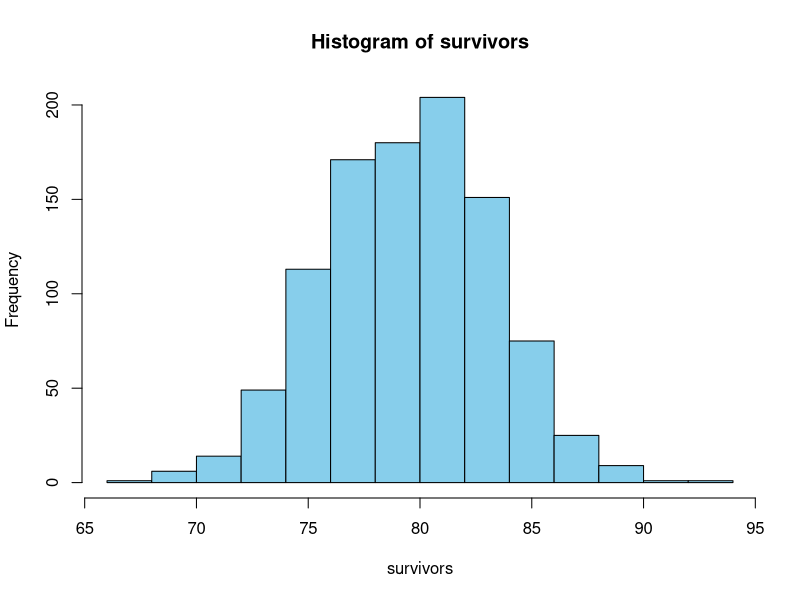
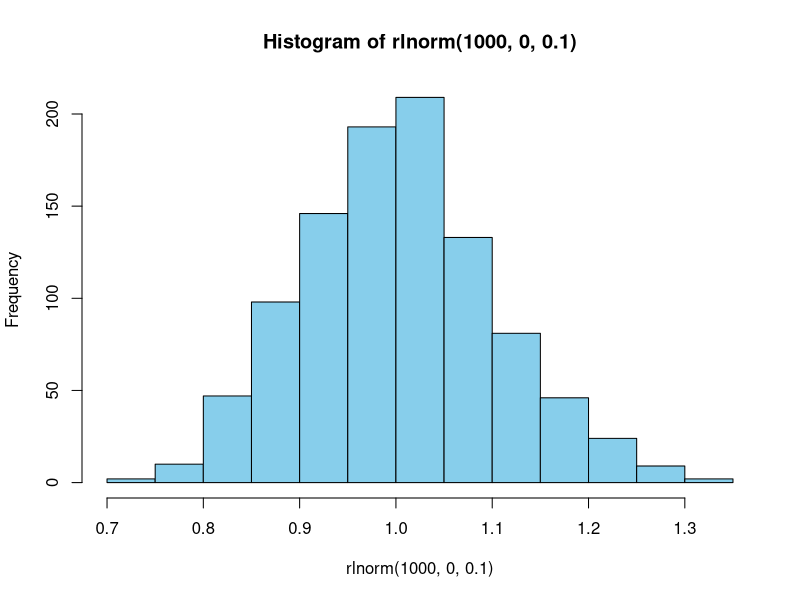
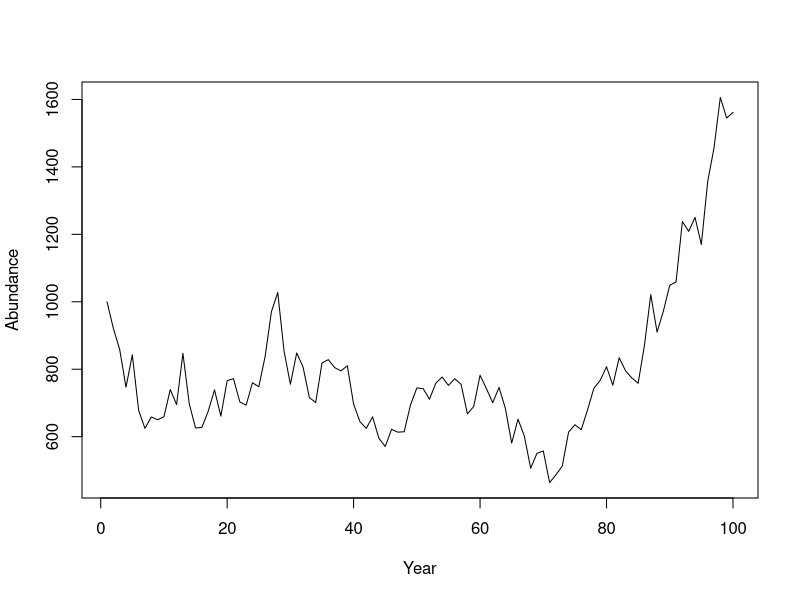
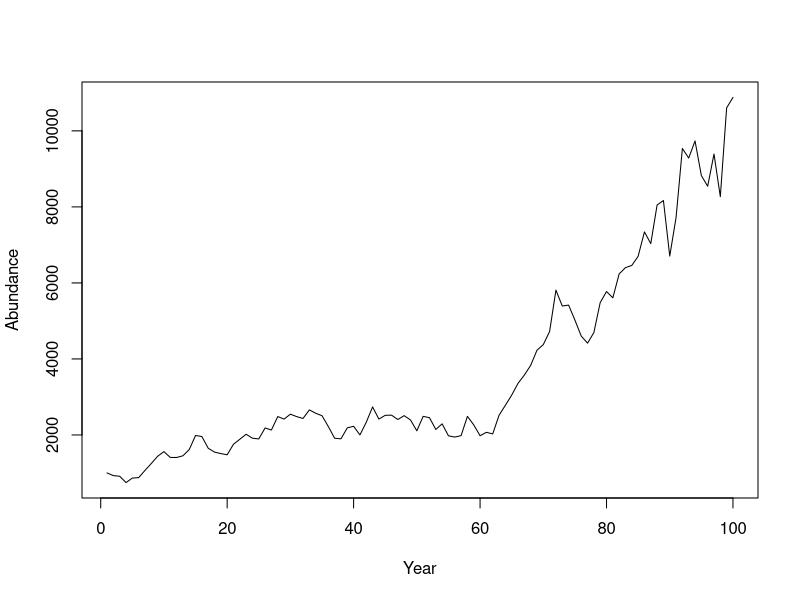
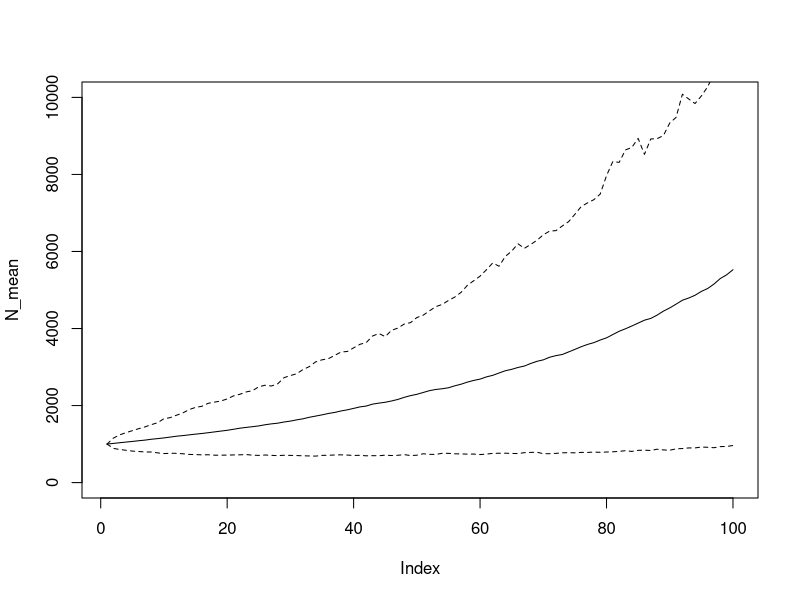
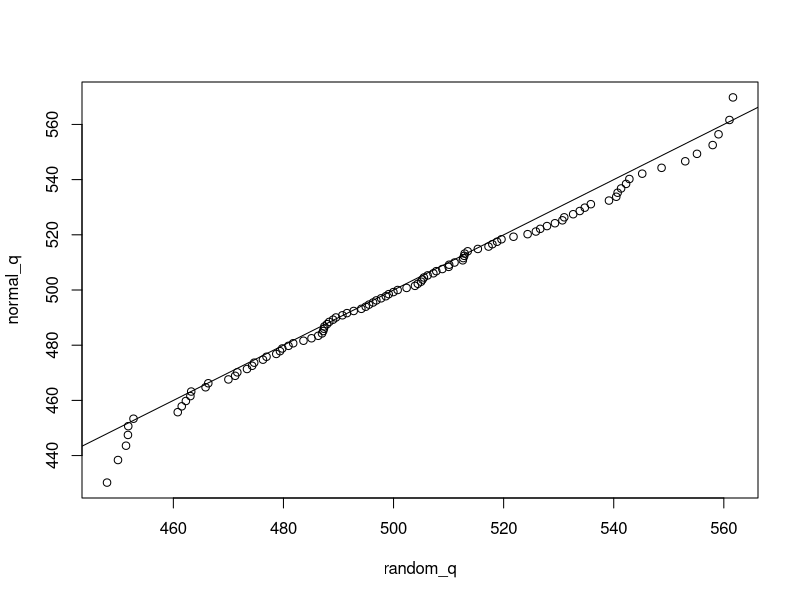
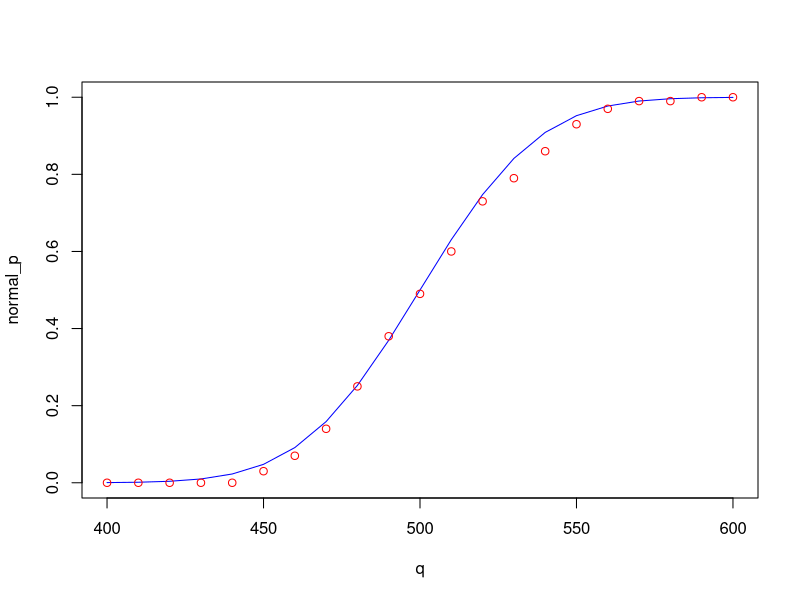

Recreate these plots in R, in order. (Note: this script raises an error after producing the figures.)
## ---- chunk 1
rm(list = ls(all = T))
knitr::opts_chunk$set(fig.align = "center")
## ---- chunk 2
rbinom(n = 1, size = 100, prob = 0.8)
## ---- chunk 3
survivors = rbinom(1000, 100, 0.8)
hist(survivors, col = "skyblue")
## ---- chunk 4
hist(rlnorm(1000, 0, 0.1), col = "skyblue")
## ---- chunk 5
sample(x = 1:10, size = 5)
## ---- chunk 6
sample(x = c("a", "b", "c"), size = 10, replace = T)
## ---- chunk 7
sample(x = c("live", "die"), size = 10, replace = T,
       prob = c(0.8, 0.2))
## ---- chunk 8
set.seed(1234)
rnorm(1)
## ---- chunk 9
x = rnorm(30, 500, 30)
## ---- chunk 10
means = replicate(n = 1000, expr = {
  x_i = sample(x, length(x), replace = T)
  mean(x_i)
})
## ---- chunk 11
se = function(x) sd(x)/sqrt(length(x))
mean(means); mean(x)
sd(means); se(x)
## ---- chunk 12
for (i in 1:5) {
  print(i^2)
}
## ---- chunk 13
for (i in 1:5) {
  i^2
}
## ---- chunk 14
results = numeric(5)
## ---- chunk 15
for (i in 1:5) {
  results[i]=i^2
}
results
## ---- chunk 16
nt = 100        # number of years
N = NULL       # container for abundance
N[1] = 1000    # first end-of-year abundance

for (t in 2:nt) {
  # N this year is N last year * growth *
    # randomness * fraction that survive harvest
  N[t] = (N[t-1] * 1.1 * rlnorm(1, 0, 0.1)) * (1 - 0.08)
}

# plot
plot(N, type = "l", pch = 15, xlab = "Year", ylab = "Abundance")
## ---- chunk 17
pop_sim = function(nt, grow, sd_grow, U, plot = F) {
  N = NULL 
  N[1] = 1000

  for (t in 2:nt) {
    N[t] = (N[t-1] * grow * rlnorm(1, 0, sd_grow)) * (1 - U)
  }
  
  if (plot) {
    plot(N, type = "l", pch = 15, xlab = "Year", ylab = "Abundance")
  }
  
  N
}
## ---- chunk 18
pop_sim(100, 1.1, 0.1, 0.08, T)
## ---- chunk 19
out = replicate(n = 1000, expr = pop_sim(100, 1.1, 0.1, 0.08, F))
## ---- chunk 20
N_mean = apply(out, 1, mean)
N_mean[1:10]
## ---- chunk 21
N_quants = apply(out, 1, function(x) quantile(x, c(0.1, 0.9)))

plot(N_mean, type = "l", ylim = c(0, 10000))
lines(N_quants[1,], lty = 2)
lines(N_quants[2,], lty = 2)
## ---- chunk 22
out10 = ifelse(out[10,] < 1000, "less10", "greater10")
table(out10)
## ---- chunk 23
out20 = ifelse(out[20,] < 1100, "less20", "greater20")
table(out20)
## ---- chunk 24
table(out10, out20)
## ---- chunk 25
round(table(out10, out20)/1000, 2)
## ---- chunk 26
mu = 500; sig = 30
## ---- chunk 27
random = rnorm(100, mu, sig)
## ---- chunk 28
p = seq(0.01, 0.99, 0.01)

random_q = quantile(random, p)
normal_q = qnorm(p, mu, sig)

plot(normal_q ~ random_q); abline(c(0,1))
## ---- chunk 29
q = seq(400, 600, 10)

random_cdf = ecdf(random)
random_p = random_cdf(q)
normal_p = pnorm(q, mu, sig)

plot(normal_p ~ q, type = "l", col = "blue")
points(random_p ~ q, col = "red")
## ---- chunk 30
sim_fit = function(n, p_old = 0.10, p_new = 0.25) {
  
  ### step 1: create the data ###
  # generate random response data
  dead_old = rbinom(n, size = 1, prob = p_old)
  dead_new = rbinom(n, size = 1, prob = p_new)
  
  # create the predictor variable
  method = rep(c("old", "new"), each = n)
  
  # create a data.frame to pass to glm
  df = data.frame(dead = c(dead_old, dead_new), method = method)
  
  # relevel so old is the reference
  df$method = relevel(df$method, ref = "old")
  
  ### step 2: fit the model ###
  fit = glm(dead ~ method, data = df, family = binomial)
  
  ### step 3: determine if a sig. p-value was found ###
  # extract the p-value
  pval = summary(fit)$coef[2,4]
  
  # determine if it was found to be significant
  pval < 0.05
}
## ---- chunk 31
I = 10  # the number of replicates at each sample size

n_try = seq(10, 50, 10)  # the test sample sizes
N = length(n_try)      # count them

# container: 
out = matrix(NA, I, N) # matrix with I rows and N columns

for (n in 1:N) {
  for (i in 1:I) {
    out[i,n] = sim_fit(n = n_try[n])
  }
}
## ---- chunk 32
plot(apply(out, 2, mean) ~ n_try, type = "l",
     xlab = "Tagged Fish per Treatment",
     ylab = "Probability of Finding Effect (Power)")
## ---- chunk 33
sim_fit = function(n, p_old = 0.10, p_new = 0.25) {
  
  # create the data
  dead_old = rbinom(n, size = 1, prob = p_old)
  dead_new = rbinom(n, size = 1, prob = p_new)
  
  # create the predictor variable
  method = rep(c("old", "new"), each = n)
  
  # create a data.frame to pass to glm
  df = data.frame(dead = c(dead_old, dead_new), method = method)
  
  # relevel so old is the reference
  df$method = relevel(df$method, ref = "old")
  
  # fit the model
  fit = glm(dead ~ method, data = df, family = binomial)
  
    ### step 3: determine if a sig. p-value was found ###
  # extract the p-value
  pval = summary(fit)$coef[2,4]
  
  # determine if it was found to be significant
  sig_pval = pval < 0.05
  
  # obtain the estimated mortality rate for the new method
  p_new_est = predict(fit, data.frame(method = c("new")),
                      type = "response")
  
  # determine if it is +/- 5% from the true value
  prc_est = p_new_est >= (p_new - 0.05) & p_new_est <= (p_new + 0.05)
  
  # return a vector with these two elements
  c(sig_pval = sig_pval, prc_est = unname(prc_est))
}

# run the analysis
I = 10  # the number of replicates at each sample size

n_try = seq(10, 50, 10)  # the test sample sizes
N = length(n_try)      # count them

# containers: 
out_sig = matrix(NA, I, N) # matrix with I rows and N columns
out_prc = matrix(NA, I, N) # matrix with I rows and N columns

for (n in 1:N) {
  for (i in 1:I) {
    tmp = sim_fit(n = n_try[n])     # run sim
    out_sig[i,n] = tmp["sig_pval"]  # extract and store significance metric
    out_prc[i,n] = tmp["prc_est"]   # extract and store precision metric
  }
}

par(mfrow = c(1,2))
plot(apply(out_sig, 2, mean) ~ n_try, type = "l",
     xlab = "Tagged Fish per Treatment",
     ylab = "Probability of Finding Effect (Power)")
plot(apply(out_prc, 2, mean) ~ n_try, type = "l",
     xlab = "Tagged Fish per Treatment",
     ylab = "Probability of A Precise Estimate")
## ---- chunk 34
# Step #1: name function and give it some arguments
ricker_sim = function(ny, params, U) {
  
  # extract the parameters out by name:
  alpha = params["alpha"]
  beta = params["beta"]
  sigma = params["sigma"]
  
  # create containers:
  # yep, you can do this
  R = S = H = NULL
  
  # initialize the population in the first year
    # start the population at being fished at 40%
    # with lognormal error
  R[1] = log(alpha * (1 - 0.4))/(beta * (1 - 0.4)) * exp(rnorm(1, 0, sigma))
  S[1] = R[1] * (1 - U)
  H[1] = R[1] * U
  
  # carry simulation forward through time
  for (y in 2:ny) {
    # use the ricker function with random lognormal white noise
    R[y] = S[y-1] * alpha * exp(-beta * S[y-1] + rnorm(1, 0, sigma))
    #harvest and spawners are the same as before
    S[y] = R[y] * (1 - U)
    H[y] = R[y] * U
  }
  
  list(
    mean_H = mean(H),
    mean_S = mean(S)
    )
}
## ---- chunk 35
params = c(alpha = 6, beta = 1e-7, sigma = 0.4)
out = ricker_sim(U = 0.4, ny = 20, params = params)
#average annual harvest (in millions)
round(out$mean_S/1e6, digits = 2)
## ---- chunk 36
U_try = seq(0.4, 0.6, 0.01)
n_rep = 500
H_out = sapply(U_try, function(u) {
  replicate(n = n_rep, expr = {
    ricker_sim(U = u, ny = 20, params = params)$mean_H/1e6
  })
})
## ---- chunk 37
colnames(H_out) = U_try
boxplot(H_out, outline = F,
        xlab = "U", ylab = "Harvest (Millions of Fish)",
        col = "tomato", las = 1)
## ---- chunk 38
S_out = sapply(U_try, function(u) {
  replicate(n = n_rep, expr = {
    ricker_sim(U = u, ny = 20, params = params)$mean_S/1e6
  })
})

colnames(S_out) = U_try
boxplot(S_out, outline = F,
        xlab = "U", ylab = "Escapement (Millions of Fish)",
        col = "skyblue", las = 1)
## ---- chunk 39
# determine if each element meets escapement criterion
Smeet = S_out > (0.75 * 13)

# determine if each element meets harvest criterion
Hmeet = H_out > (1.2 * 8.5)

# calculate the probability of each occuring at a given exploitation rate
  # remember, mean of a logical vector calculate the proportion of TRUEs
p_Smeet = apply(Smeet, 2, mean)
p_Hmeet = apply(Hmeet, 2, mean)
## ---- chunk 40
# the U levels to highlight on plot
plot_U = seq(0.4, 0.6, 0.05)
# create an empty plot
plot(p_Smeet ~ p_Hmeet, type = "n",
     xlab = "Probability of Meeting Harvest Criterion",
     ylab = "Probability of Meeting Escapement Criterion")
# add gridlines
abline(v = seq(0, 1, 0.1), col = "grey")
abline(h = seq(0, 1, 0.1), col = "grey")
#draw on the tradeoff curve
lines(p_Smeet ~ p_Hmeet, type = "l", lwd = 2)
# add points and text for particular U policies
points(p_Smeet[U_try %in% plot_U] ~ p_Hmeet[U_try %in% plot_U],
       pch = 16, cex = 1.5)
text(p_Smeet[U_try %in% plot_U] ~ p_Hmeet[U_try %in% plot_U],
     labels = U_try[U_try %in% plot_U], pos = c(1,1,1,2,2))
